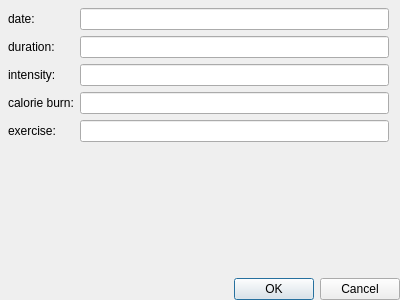
<?xml version="1.0" encoding="UTF-8"?>
<ui version="4.0">
 <class>Dialog</class>
 <widget class="QDialog" name="Dialog">
  <property name="geometry">
   <rect>
    <x>0</x>
    <y>0</y>
    <width>400</width>
    <height>300</height>
   </rect>
  </property>
  <property name="windowTitle">
   <string>insert unit</string>
  </property>
  <widget class="QWidget" name="verticalLayoutWidget">
   <property name="geometry">
    <rect>
     <x>-1</x>
     <y>-1</y>
     <width>401</width>
     <height>301</height>
    </rect>
   </property>
   <layout class="QVBoxLayout" name="verticalLayout">
    <item>
     <widget class="QWidget" name="widget" native="true">
      <widget class="QWidget" name="formLayoutWidget">
       <property name="geometry">
        <rect>
         <x>9</x>
         <y>9</y>
         <width>381</width>
         <height>251</height>
        </rect>
       </property>
       <layout class="QFormLayout" name="formLayout">
        <item row="0" column="0">
         <widget class="QLabel" name="label_date">
          <property name="text">
           <string>date:</string>
          </property>
         </widget>
        </item>
        <item row="0" column="1">
         <widget class="QLineEdit" name="input_date"/>
        </item>
        <item row="1" column="0">
         <widget class="QLabel" name="label_duration">
          <property name="text">
           <string>duration:</string>
          </property>
         </widget>
        </item>
        <item row="1" column="1">
         <widget class="QLineEdit" name="input_duration"/>
        </item>
        <item row="2" column="0">
         <widget class="QLabel" name="label_intensity">
          <property name="text">
           <string>intensity:</string>
          </property>
         </widget>
        </item>
        <item row="2" column="1">
         <widget class="QLineEdit" name="input_intensity"/>
        </item>
        <item row="3" column="0">
         <widget class="QLabel" name="label_calorie_burn">
          <property name="text">
           <string>calorie burn:</string>
          </property>
         </widget>
        </item>
        <item row="3" column="1">
         <widget class="QLineEdit" name="input_calorie_burn"/>
        </item>
        <item row="4" column="0">
         <widget class="QLabel" name="label_exercise">
          <property name="text">
           <string>exercise:</string>
          </property>
         </widget>
        </item>
        <item row="4" column="1">
         <widget class="QLineEdit" name="input_exercise"/>
        </item>
       </layout>
      </widget>
     </widget>
    </item>
    <item>
     <widget class="QDialogButtonBox" name="buttonBox">
      <property name="orientation">
       <enum>Qt::Horizontal</enum>
      </property>
      <property name="standardButtons">
       <set>QDialogButtonBox::Cancel|QDialogButtonBox::Ok</set>
      </property>
     </widget>
    </item>
   </layout>
  </widget>
 </widget>
 <resources/>
 <connections>
  <connection>
   <sender>buttonBox</sender>
   <signal>accepted()</signal>
   <receiver>Dialog</receiver>
   <slot>accept()</slot>
   <hints>
    <hint type="sourcelabel">
     <x>248</x>
     <y>254</y>
    </hint>
    <hint type="destinationlabel">
     <x>157</x>
     <y>274</y>
    </hint>
   </hints>
  </connection>
  <connection>
   <sender>buttonBox</sender>
   <signal>rejected()</signal>
   <receiver>Dialog</receiver>
   <slot>reject()</slot>
   <hints>
    <hint type="sourcelabel">
     <x>316</x>
     <y>260</y>
    </hint>
    <hint type="destinationlabel">
     <x>286</x>
     <y>274</y>
    </hint>
   </hints>
  </connection>
 </connections>
</ui>
